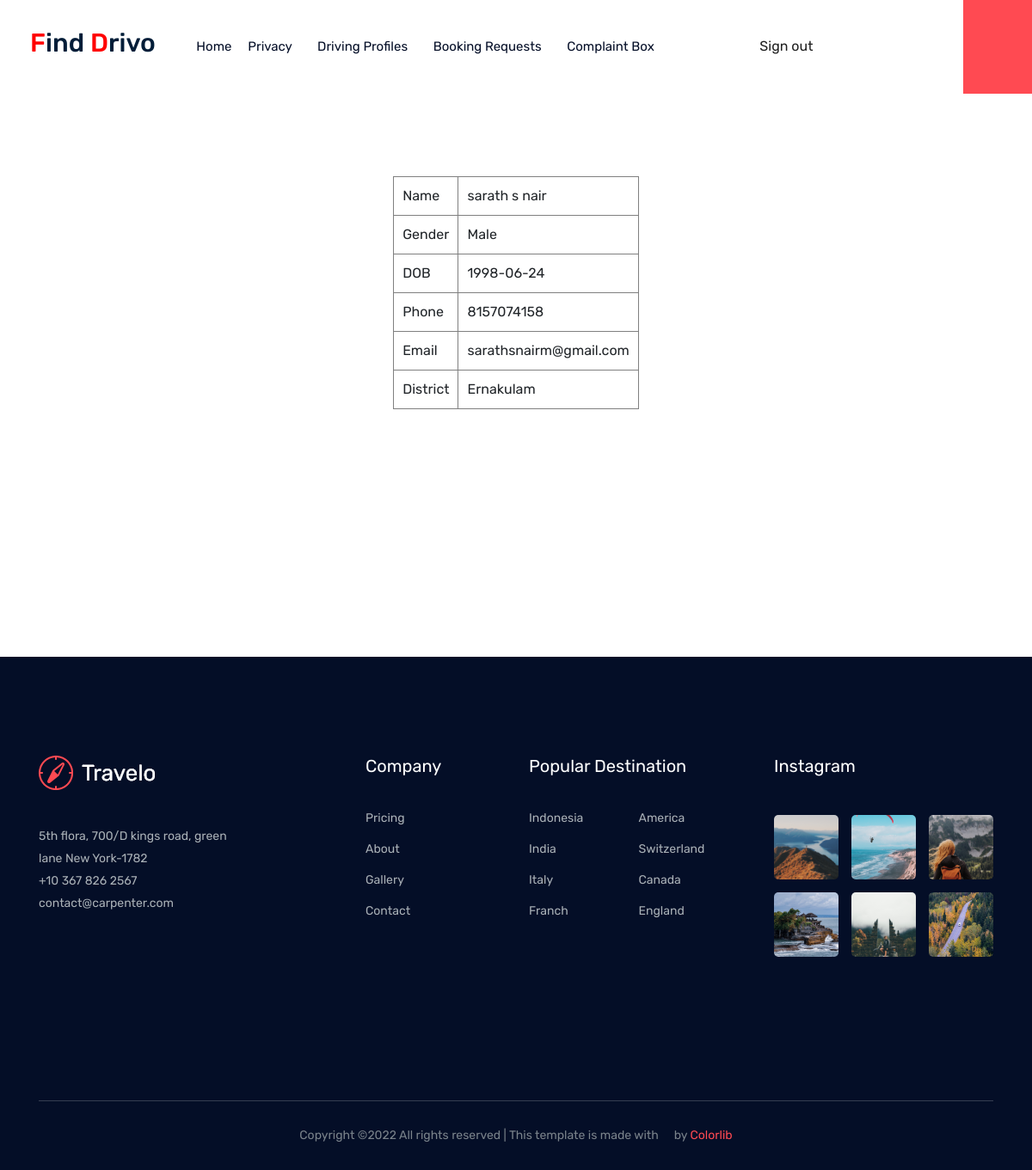
Page /seeker/viewprofile/ (signed in) on the committed database.
### Guest/models.py (models this page shows)
class NewSeeker(models.Model):
    SeekerName=models.CharField(max_length=50,null=False)
    SeekerGender=models.CharField(max_length=10,null=False)
    SeekerDob=models.CharField(max_length=20,null=False)
    SeekerPhone=models.CharField(max_length=13,null=False)
    SeekerEmail=models.EmailField(unique=True)
    District=models.ForeignKey(District,on_delete=models.CASCADE)
    SeekerPassword=models.CharField(max_length=50,null=False)
    PersonaldataStatus=models.CharField(max_length=5,default=0)
    TestdataStatus=models.CharField(max_length=5,default=0)
    longdrivestatus=models.CharField(max_length=5,default=0)

### BasicEntry/models.py (models this page shows)
class District(models.Model):
    DistrictName = models.CharField(max_length=50)
    def __str__(self):
        return self.DistrictName

### Seeker/views.py (the view)
# urls.py: path('viewprofile/',views.viewprofile,name="seeker-viewprofile"),
def viewprofile(request):
    if request.session.has_key("seekerid"):
        seekerData=NewSeeker.objects.get(id=request.session["seekerid"])
        return render(request,"Seeker/MyProfile.html",{"seekerData":seekerData})
    else:
        print("No Session")

### Seeker/templates/Seeker/MyProfile.html (shortened to what this page needs)
<!DOCTYPE html>
<html lang="en">
<head>
    {% include "Seeker/Links.html" %}
</head>
<body>
    {% include "Seeker/Header.html" %}
    <br>
    <br>
    <br>
    <br>
    <table align="center" border="1" cellpadding="10" style="border-collapse: collapse;">
        <tr>
            <td>Name</td>
            <td>{{ seekerData.SeekerName }}</td>
        </tr>
        <tr>
            <td>Gender</td>
            <td>{{ seekerData.SeekerGender }}</td>
        </tr>
        <tr>
            <td>DOB</td>
            <td>{{ seekerData.SeekerDob }}</td>
        </tr>
        <tr>
            <td>Phone</td>
            <td>{{ seekerData.SeekerPhone }}</td>
        </tr>
        <tr>
            <td>Email</td>
            <td>{{ seekerData.SeekerEmail }}</td>
        </tr>
        <tr>
            <td>District</td>
            <td>{{ seekerData.District }}</td>
        </tr>
    </table>
    <br>
    <br>
    <br>
    <br>
    <br>
    <br>
    <br>
    <br>
    <br>
    <br>
    <br>
    <br>
    {% include "Seeker/Footer.html" %}
</body>
</html>

### rows in the picture
NewSeeker: SeekerName "sarath s nair", SeekerGender "Male", SeekerDob "1998-06-24", SeekerPhone "8157074158", SeekerEmail "sarathsnairm@gmail.com", District "Ernakulam"
